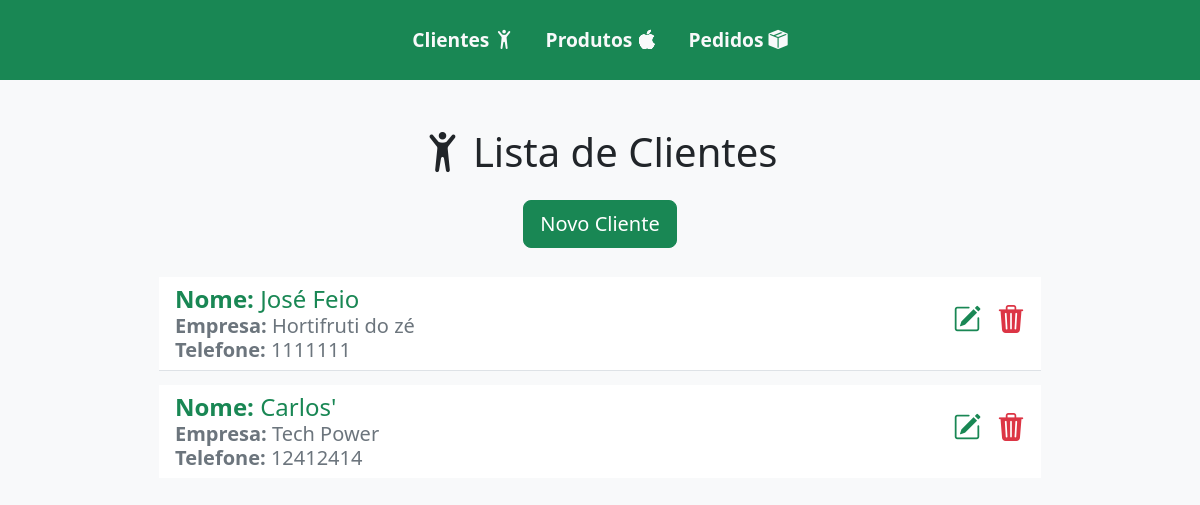
The app's page /, older data.
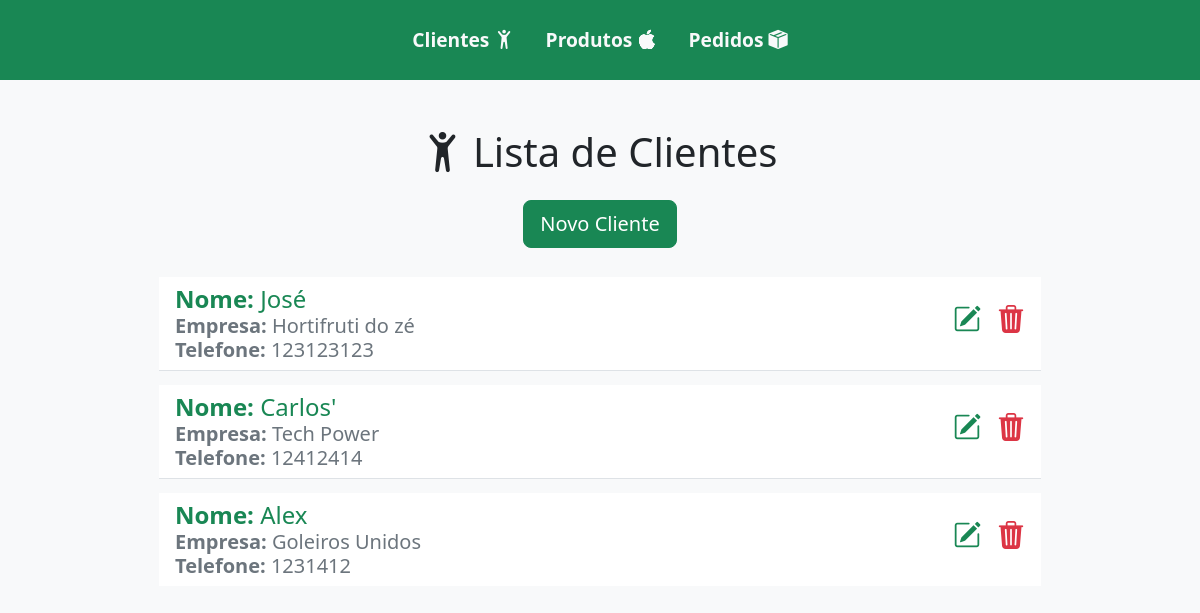
The same page, newer data.
### fazenda/models.py (models this page shows, shortened)
class Cliente(models.Model):
    nome = models.CharField(max_length=100)
    empresa = models.CharField(max_length=100, blank=True, null=True)
    telefone = models.CharField(max_length=20)

### fazenda/views.py (the view)
# urls.py: path("", views.listar_clientes, name="listar_clientes"),
def listar_clientes(request):
    clientes = Cliente.objects.all()  # type: ignore
    return render(request, "listar_clientes.html", {"clientes": clientes})

### fazenda/templates/listar_clientes.html (shortened to what this page needs)
{% extends 'base.html' %}
{% load static %}
{% block content %}
    <div class="container-fluid d-flex flex-column justify-content-center align-items-center">
        <h1 class="">
            <i class="bi bi-person-arms-up"></i> Lista de Clientes
        </h1>
        <a class="btn btn-success btn-lg btn-block mb-4 mt-3"
           href="{% url 'criar_cliente' %}">Novo Cliente</a>
        <ul class="h5 list-group list-group-flush w-75 d-flex flex-column justify-content-center align-items-center">
            {% for cliente in clientes %}
                <li class="list-group-item list-group-item-action d-flex justify-content-between align-items-center list">
                    <div class="d-flex flex-column">
                        <span class="fs-4 text-success"><b>Nome: </b> {{ cliente.nome }}</span>
                        <span class="text-secondary"><b>Empresa: </b> {{ cliente.empresa }}</span>
                        <span class="text-secondary"><b>Telefone: </b> {{ cliente.telefone }}</span>
                    </div>
                    <div class="d-flex justify-content-between align-items-center btns h3">
                        <a href="{% url 'atualizar_cliente' cliente.pk %}"><i class="bi bi-pencil-square text-success"></i></a>
                        <a href="{% url 'deletar_cliente' cliente.pk %}"><i class="bi bi-trash3-fill text-danger ico"></i></a>
                    </div>
                </li>
            {% endfor %}
        </ul>
    </div>
{% endblock %}

Row changes from the older to the newer data that the page shows:
changed Cliente "Hortifruti do zé": nome "José Feio" → "José"; telefone "1111111" → "123123123"
added Cliente: nome "Alex", empresa "Goleiros Unidos", telefone "1231412"
